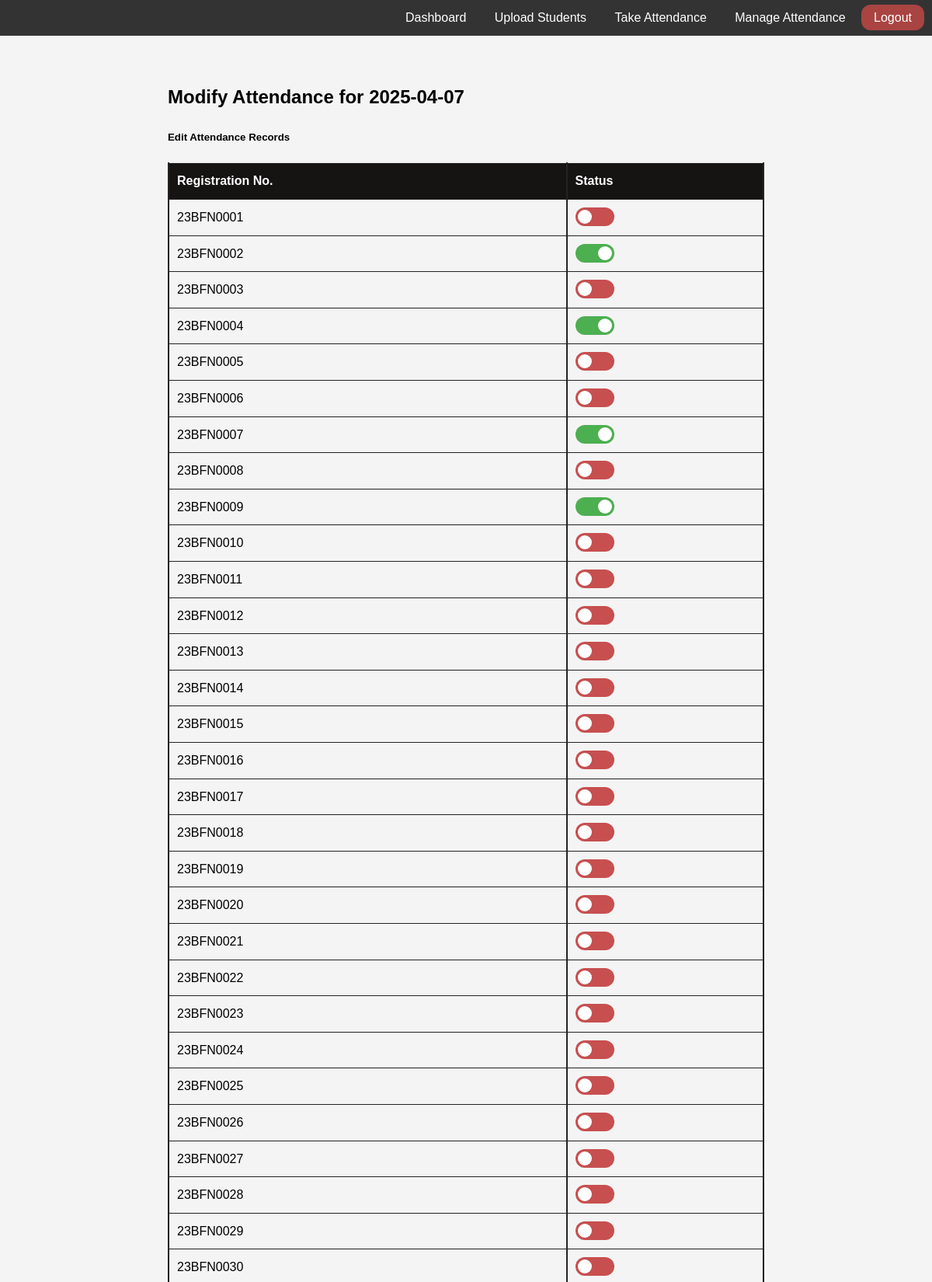
Screenshot of /modify_attendance_date/2025-04-07 (signed in, upper part) with the database file from the repository.
### tables this page shows
CREATE TABLE student (
        id INTEGER PRIMARY KEY AUTOINCREMENT,
        Reg_no TEXT UNIQUE NOT NULL
    );

### app.py (the view)
    def wrapper(*args, **kwargs):
        if 'user_id' not in session:
            flash('Please login to access this page', 'error')
            return redirect(url_for('login'))
        return f(*args, **kwargs)

### app.py (called while the page is built, shortened)
def get_db():
    conn = sqlite3.connect(db)
    conn.row_factory = sqlite3.Row
    return conn

def login_required(f):
    def wrapper(*args, **kwargs):
        if 'user_id' not in session:
            flash('Please login to access this page', 'error')
            return redirect(url_for('login'))
        return f(*args, **kwargs)
    wrapper.__name__ = f.__name__
    return wrapper

@app.route('/modify_attendance_date/<string:attendance_date>', methods=['GET', 'POST'])
@login_required
def modify_attendance_date(attendance_date):
    conn = get_db()
    cursor = conn.cursor()
    cursor.execute('SELECT * FROM student')
    students = cursor.fetchall()
    student_attendance = {}
    cursor.execute('SELECT Reg_no, status FROM attendance WHERE date = ?', (attendance_date,))
    existing_attendance = cursor.fetchall()
    for record in existing_attendance:
        student_attendance[record['Reg_no']] = record['status']
    conn.close()
    return render_template('modify_attendance.html',
                           students=students,
                           attendance_date=attendance_date,
                           student_attendance=student_attendance)

### templates/modify_attendance.html (shortened to what this page needs)
{% extends 'base.html' %}
{% block content %}
<div class="container mt-4">
    <h2>Modify Attendance for {{ attendance_date }}</h2>
    <form method="post">
        <div class="card">
            <div class="card-header bg-warning">
                <h5>Edit Attendance Records</h5>
            </div>
            <div class="card-body">
                <table class="table table-striped" >
                    <thead style="color: #fff;background-color: #333;">
                        <tr>
                            <th>Registration No.</th>
                            <th>Status</th>
                        </tr>
                    </thead>
                    <tbody>
                        {% for student in students %}
                        <tr>
                            <td>{{ student.Reg_no }}</td>
                            <td>
                                <label class="switch">
                                    <span class="slider"></span>
                                </label>
                            </td>
                        </tr>
                        {% endfor %}
                    </tbody>
                </table>
            </div>
        </div>
    </form>
</div>
{% endblock %}

### templates/base.html (style rules this page uses)
body { font-family: Arial, sans-serif; line-height: 1.6; margin: 0; padding: 0; background-color: #f4f4f4; }
.container { width: 80%; margin: auto; overflow: hidden; padding: 20px; }
table { width: 100%; border-collapse: collapse; margin-top: 20px; }
table, th, td { border: 1px solid #ddd; }
th, td { padding: 10px; text-align: left; }

### templates/modify_attendance.html (style rules this page uses)
table { width: 100%; border-collapse: collapse; margin-top: 20px; }
th, td { padding: 10px; text-align: left; border-bottom: 1px solid #242222; border-left: 2px solid #242222; border-right: 2px solid #242222; }
th { background-color: #161313; color: white; }
.switch { position: relative; display: inline-block; width: 50px; height: 24px; }
.slider { position: absolute; cursor: pointer; top: 0; left: 0; right: 0; bottom: 0; background-color: #c74f4f; transition: .2s; border-radius: 24px; }
.slider:before { position: absolute; content: ""; height: 18px; width: 18px; left: 3px; bottom: 3px; background-color: white; transition: .2s; border-radius: 50%; }
input:checked + .slider { background-color: #4CAF50; }
input:checked + .slider:before { transform: translateX(26px); }

### rows the page displays
student: Reg_no "23BFN0001"
student: Reg_no "23BFN0002"
student: Reg_no "23BFN0003"
student: Reg_no "23BFN0004"
student: Reg_no "23BFN0005"
student: Reg_no "23BFN0006"
student: Reg_no "23BFN0007"
student: Reg_no "23BFN0008"
student: Reg_no "23BFN0009"
student: Reg_no "23BFN0010"
student: Reg_no "23BFN0011"
student: Reg_no "23BFN0012"
student: Reg_no "23BFN0013"
student: Reg_no "23BFN0014"
student: Reg_no "23BFN0015"
student: Reg_no "23BFN0016"
student: Reg_no "23BFN0017"
student: Reg_no "23BFN0018"
student: Reg_no "23BFN0019"
student: Reg_no "23BFN0020"
student: Reg_no "23BFN0021"
student: Reg_no "23BFN0022"
student: Reg_no "23BFN0023"
student: Reg_no "23BFN0024"
student: Reg_no "23BFN0025"
student: Reg_no "23BFN0026"
student: Reg_no "23BFN0027"
student: Reg_no "23BFN0028"
student: Reg_no "23BFN0029"
student: Reg_no "23BFN0030"

### other values shown
{{ attendance_date }} "2025-04-07"
